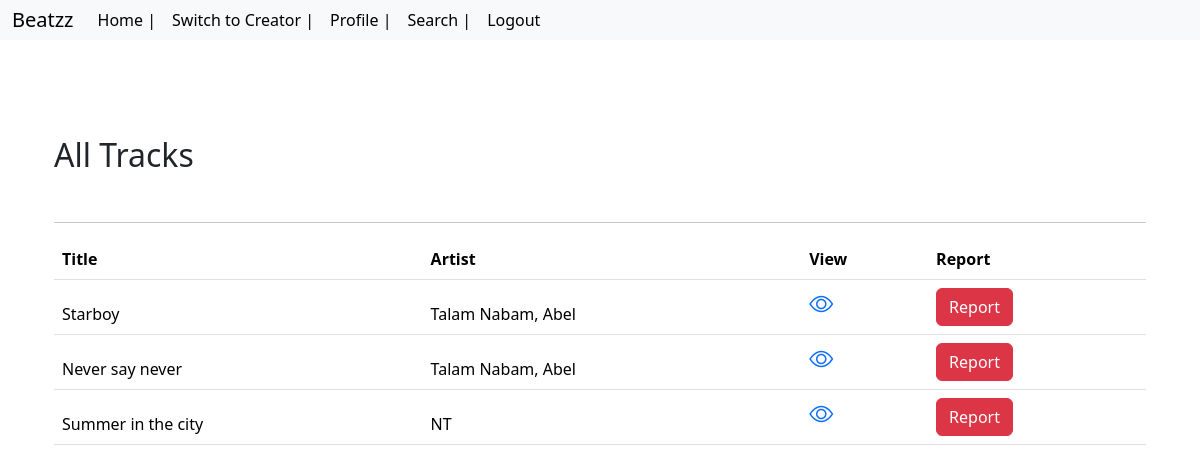
/all_songs (signed in), run on the app's committed database.
### models.py (models this page shows)
class Songs(db.Model):
    __tablename__="Songs"
    id=db.Column(db.Integer,primary_key=True)
    name=db.Column(db.String(30), unique=True, nullable=False)
    artist=db.Column(db.String(50),nullable=False)
    duration=db.Column(db.Integer, nullable=False)
    lyrics=db.Column(db.Text, nullable=False)
    genre=db.Column(db.String(20), nullable=False)
    date=db.Column(db.Date, nullable=False)
    album_id = db.Column(db.Integer, db.ForeignKey('Albums.id'), nullable=True)
    creator_id = db.Column(db.Integer, db.ForeignKey('Creator.id'), nullable=True)
    creator = db.relationship('Creator', backref='songs', lazy=True)
    playlists = db.relationship('Playlists', secondary=playlist_song_association, back_populates='songs')
    ratings = db.relationship('Rating', backref='song', lazy=True)
    flagged = db.Column(db.Boolean, default=False)

### routes/userroutes.py (the view)
@user.route('/all_songs')
@auth
def all_songs():
    all_songs = Songs.query.all()
    return render_template('viewall_songs.html', all_songs=all_songs, role=User.query.get(session['role']))

### routes/userroutes.py (called while the page is built)
def auth(func):
    @wraps(func)
    def inner(*args, **kwargs):
        if 'user_id' not in session:
            flash('Please login first','error')
            return redirect (url_for('user.login'))
        return func(*args,**kwargs)
    return inner

### templates/viewall_songs.html (shortened to what this page needs)
{% extends "layout.html" %}
{% block content %}
<br>
    <br><br>
	<div class="container mt-4">
    <h2>All Tracks </h2>
    <br>
    <hr>
    <div class="row">
        <div class="col-md-12">
            <table class="table">
                <thead>
                    <tr>
                        <th>Title</th>
                        <th>Artist</th>
                        <th>View</th>
                        <th>Report</th>
                    </tr>
                    {% for song in all_songs %}
                    <tr>
                        <td class="leftmost">{{ song.name}}</td>
                        <td>{{song.artist}}</td>
                        <td><h4><a href="{{ url_for('user.viewuser_song', song_id=song.id) }}"><i class="bi bi-eye" color="green"></i></a></h4></td>
                        <td><a href="{{url_for('user.report_song',song_id=song.id)}}" class='btn btn-danger'>Report</a></td>
                    </tr>
                    {% endfor %}
            </table>
        </div>
    </div>
</div>
{% endblock %}

### data on the page
Songs: name "Starboy", artist "Talam Nabam, Abel"
Songs: name "Never say never", artist "Talam Nabam, Abel"
Songs: name "Summer in the city", artist "NT"
